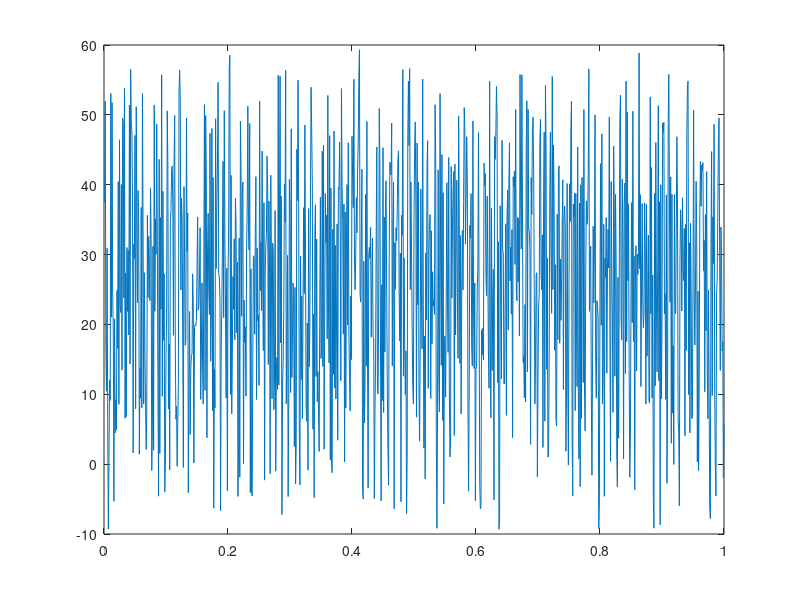

Source code (MATLAB): (Note: this script raises an error after producing the figure.)
clc
clear all
close all


Hz = 1000;
dt = 1/Hz;
t = [1:1:1000]*dt;

A = 10
R = 50
w = 100
y = A*sin(w*2*pi*t)+R*rand(1,length(t))

plot(t,y)

sample_ent = sampen(y,1,0.2)